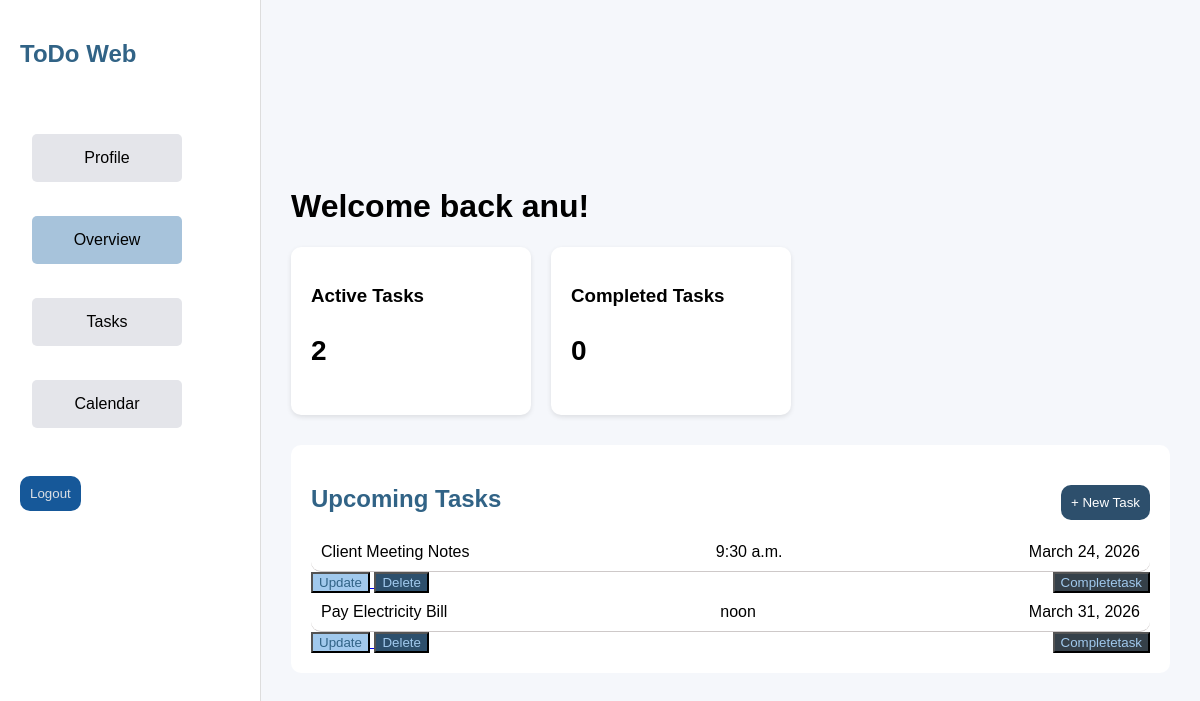
/dashboard/ (signed in), run on an earlier commit of the app's database.
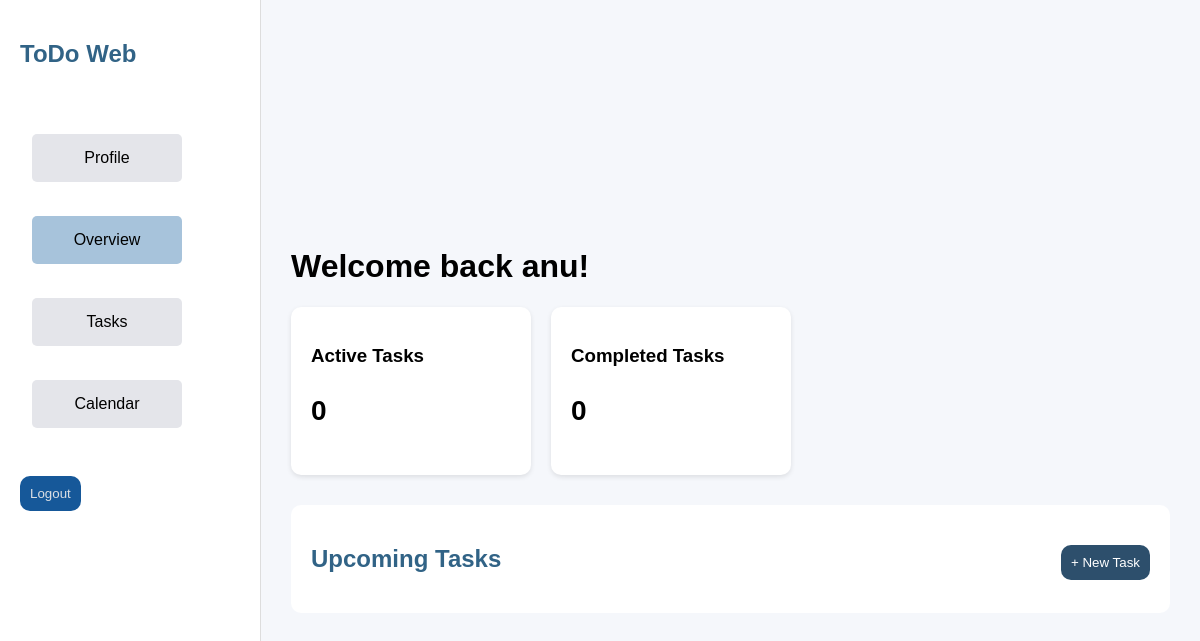
And on a later commit of the database.
### todoapp/models.py (models this page shows, shortened)
class Task(models.Model):
    PRIORITY_CHOICES = [
        ('Low', 'Low'),
        ('Medium', 'Medium'),
        ('High', 'High'),
    ]
    title = models.CharField(max_length=200)
    description = models.TextField()
    due_date = models.DateField(null=True,blank=True)
    time = models.TimeField(null=True,blank=True)
    priority = models.CharField(max_length=10, choices=PRIORITY_CHOICES)
    is_completed =models.BooleanField(default=False)

### todoapp/views.py (the view)
# urls.py: path('dashboard/', views.dashboard, name="dashboard"),
@login_required(login_url='login')
def dashboard(request):
    tasks = Task.objects.all()
    active_tasks=tasks.filter(is_completed=False).count()
    completed_tasks=tasks.filter(is_completed=True).count()
    if request.method == 'POST':
        form = TaskForm(request.POST)
        if form.is_valid():
            form.save()
            return redirect('dashboard')
    else:
        form = TaskForm()
    return render(request, 'dashboard.html', {
        'tasks': tasks,
        'active_tasks': active_tasks,
        'completed_tasks': completed_tasks,
        'form': form
    })

### todoapp/templates/dashboard.html (shortened to what this page needs)
<!DOCTYPE html>
<html>
<head>
</head>
<body>
    <div class="container">
        <div class="sidebar">
            <h2>ToDo Web</h2>
            <div>
                <ul>
                    <li><a href=""></a></li>
                    <li><a href="{% url 'profile' %}"><button class="btn9">Profile</button></a></li>
                    <li class=""><a href="{% url 'dashboard' %}"><button class="btn6">Overview</button></a></li>
                    <li><a href="{% url 'addtask' %}"><button class="btn7">Tasks</button></a></li>
                    <li><a href="{% url 'calendar' %}"><button class="btn8">Calendar</button></a></li>
                </ul>
            </div>
            <form action="{% url 'logout' %}" method="POST">
                <button class="btn1">Logout</button>
            </form>
        </div>
        <div class="main">
            <h1>Welcome back {{ user.username }}!</h1>
            <div class="cards">
                <div class="card">
                    <h3>Active Tasks</h3>
                    <p>{{ active_tasks }}</p>
                </div>
                <div class="card">
                    <h3>Completed Tasks</h3>
                    <p>{{ completed_tasks }}</p>
                </div>
            </div>
            <div class="tasks">
                <h2>Upcoming Tasks
                    <a href="{% url 'addtask' %}"><button class="btn">+ New Task</button></a>
                </h2>
                {% for task in tasks %}
                <div class="task">
                    <span>{{ task.title }}</span>
                    <span>{{ task.time }}</time></span>
                    <span>{{ task.due_date }}</span>
                </div>
                <a href="{% url 'updatetask' task.id %}">
                    <button class="btn3">Update</button>
                </a>
                <a href="{% url 'deletetask' task.id %}">
                    <button class="btn4">Delete</button>
                </a>
                <a href="{% url 'completetask' task.id %}">
                    <button class="btn5">Completetask</button>
                </a>
                {% endfor %}
            </div>
        </div>
    </div>
</body>
</html>

What changed in the data, as far as the page shows it:
removed Task: title "Client Meeting Notes", time "9:30 a.m.", due_date "March 24, 2026"
removed Task: title "Pay Electricity Bill", time "noon", due_date "March 31, 2026"
Also different on the page:
{{ active_tasks }}: "2" → "0"
